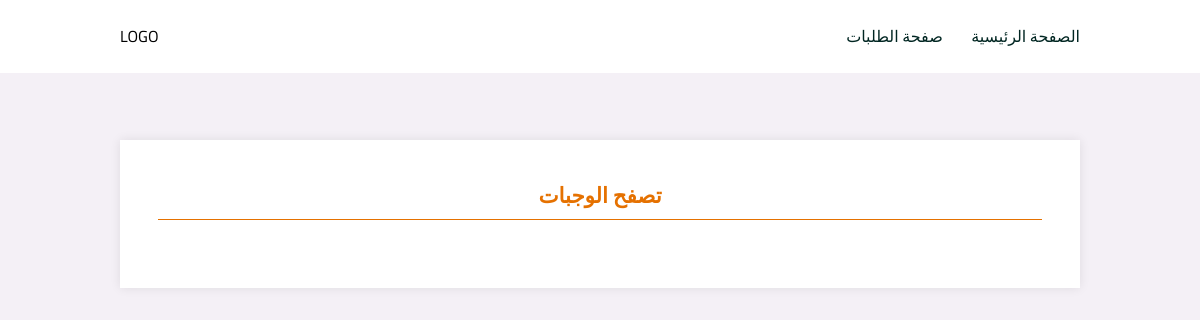
The app's page /meals, older data.
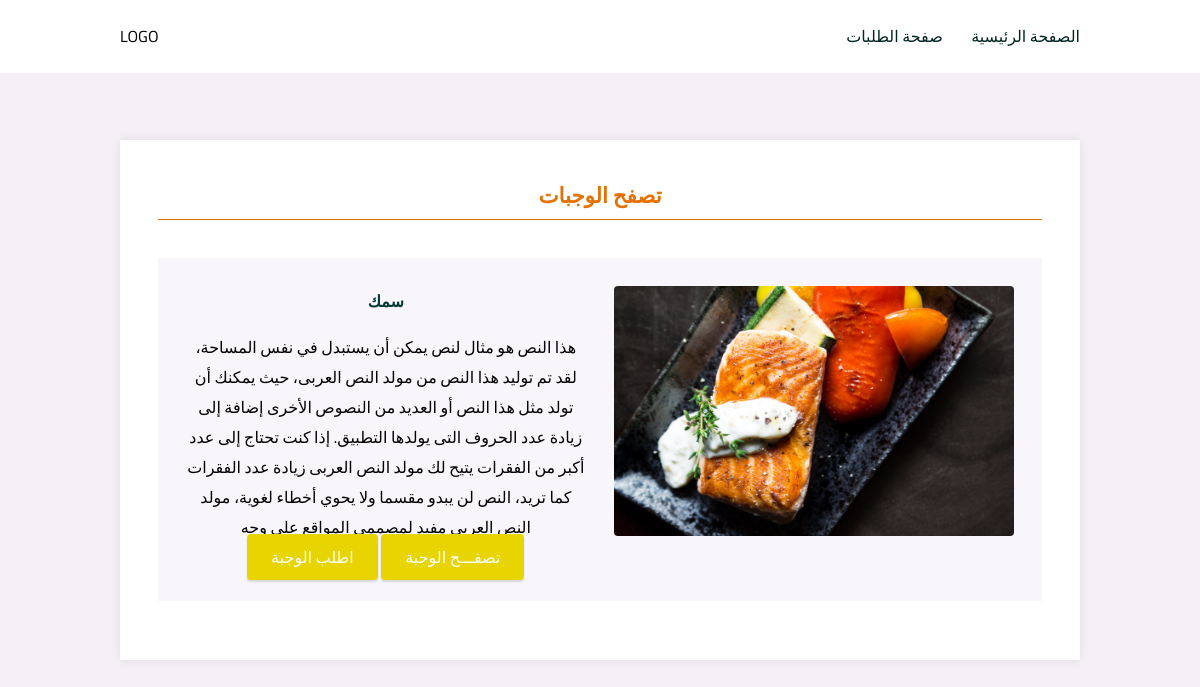
The same page, newer data.
### main.py (models this page shows)
class Meals(db.Model):
    id = db.Column(db.Integer, primary_key=True, autoincrement=True)
    name = db.Column(db.String(50), nullable=False)
    desc = db.Column(db.Text)
    price = db.Column(db.Numeric(10, 2))
    requests = db.relationship('Requests', backref='meal')
    photo_id = db.Column(db.Integer, db.ForeignKey('photos.id'))

class Photos(db.Model):
    id = db.Column(db.Integer, primary_key=True, autoincrement=True)
    url = db.Column(db.Text, nullable=False)
    meals = db.relationship('Meals', backref='photo')

### main.py (the view)
@app.route('/meals')
def show_meals_for_user():
    meals = o.get_all_meal()
    return render_template('show-meals-for-users.html', meals=meals)

### main.py (called while the page is built)
    def get_all_meal(self):
        return Meals.query.all()

### templates/show-meals-for-users.html (shortened to what this page needs)
<!DOCTYPE html>
<html lang="en">
  <head>
    <link
      href="{{ url_for('static', filename='style/style.css') }}"
      rel="stylesheet"
    />
  </head>
  <body>
    <header id="header">
      <p>LOGO</p>
      <nav class="header-nav">
        <a href="#">الصفحة الرئيسية</a>
        <a href="#">صفحة الطلبات </a>
      </nav>
    </header>
    <main id="main-meals">
      <section class="meals-container">
        <p>تصفح الوجبات</p>
        {% for meal in meals %}
        <div class="meal">
          <img src="{{ meal.photo.url }}" />
          <div>
            <p class="meal-header">{{ meal.name }}</p>
            <p>{{ meal.desc }}</p>
            <div>
              <a href="{{url_for('meal_details',id = meal.id)}}"
                >تصفـــح الوجبة</a
              >
              <a href="{{url_for('request_meal',id = meal.id)}}">اطلب الوجبة</a>
            </div>
          </div>
        </div>
        {% endfor %}
      </section>
    </main>
  </body>
</html>

Row changes from the older to the newer data that the page shows:
added Meals: photo (picture), name "سمك", desc "هذا النص هو مثال لنص يمكن أن يستبدل في نفس المساحة، لقد تم توليد هذا النص من مولد النص العربى، حيث يمكنك أن تولد مثل هذا النص أو العديد من النصوص الأخرى إضافة إلى زيادة عدد الحروف التى يولدها التطبيق. إذا كنت تحتاج إلى عدد أكبر من الفقرات يتيح لك مولد النص العربى زيادة عدد الفقرات كما تريد، النص لن يبدو مقسما ولا يحوي أخطاء لغوية، مولد النص العربى مفيد لمصممي المواقع على وجه"
